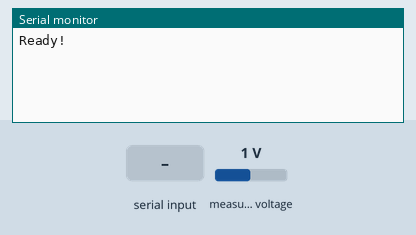
This sketch was run on a simulated Arduino Uno, built with avr-gcc and run on an emulated ATmega328P. Parts: the last lines printed to the serial monitor. Inputs (shaded band) come from the test bench; at power-on: measured voltage 1 V.

Above: at 1.2 s.
1.3 s: "?" received over Serial
At 2.5 s:
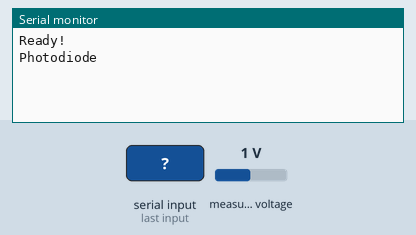
2.8 s: "v" received over Serial
At 4.0 s:
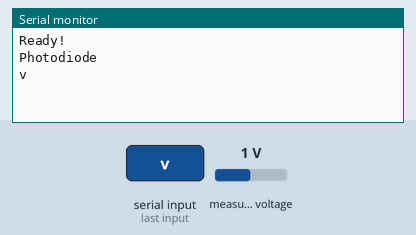
4.3 s: "w" received over Serial
At 5.5 s:
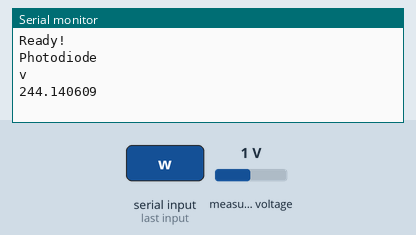

The sketch:

Photodiode.ino
```cpp
// Photodiode + TIA + ADC
// Version 11.09.2022
//
// (C) Serhiy Kobyakov


//
//  |ADS1220 pin label| Pin Function         |Arduino Connection|
//  |-----------------|:--------------------:|-----------------:|
//  | DRDY            | Data ready Output pin|  D6              |
//  | MISO            | Slave Out            |  D12             |
//  | MOSI            | Slave In             |  D11             |
//  | SCLK            | Serial Clock         |  D13             |
//  | CS              | Chip Select          |  D7              |
//  | DVDD            | Digital VDD          |  -               |
//  | DGND            | Digital Gnd          |  Gnd             |
//  | AN0-AN3         | Analog Input         |  -               |
//  | AVDD            | Analog VDD           |  -               |
//  | AGND            | Analog Gnd           |  -               |
//

#include <stdint.h>
#include <Protocentral_ADS1220.h>
#include <SPI.h>

#define precis 6 // how many numbers after decimal separator I want to print

// TIA
#define Rf 10690000.0 // Rc in TIA (~10M)

// ADC
#define VREF 5.0
float Vref = VREF;
#define VFSR VREF/PGA
#define FSR (((long int)1<<23)-1)
#define ADS1220_CS_PIN    7
#define ADS1220_DRDY_PIN  6

Protocentral_ADS1220 pc_ads1220;
int32_t adc_data;
float Sum = 0.0f;
int32_t lastVal = 0;
int32_t tmpVal = 0;
float Res = 0.0f;
long counter = 0;
bool Measure = false;


void setup() {
  pinMode(ADS1220_DRDY_PIN, INPUT_PULLUP);

  Serial.begin(115200);

  pc_ads1220.begin(ADS1220_CS_PIN,ADS1220_DRDY_PIN);
  pc_ads1220.set_data_rate(DR_20SPS);
  pc_ads1220.set_pga_gain(PGA_GAIN_1);
  pc_ads1220.PGA_OFF();
  pc_ads1220.select_mux_channels(MUX_SE_CH2);
  pc_ads1220.writeRegister(0x02, B11010000);
// AABBCDDD
// AA: Voltage reference selection
//    00 Internal 2.048-V reference selected (default)
//    01 External reference selected using dedicated REFP0 and REFN0 inputs
//    10 External reference selected using AIN0/REFP1 and AIN3/REFN1 inputs
//    11 Analog supply (AVDD – AVSS) used as reference
//
// BB: FIR filter configuration
//    00 No 50-Hz or 60-Hz rejection (default)
//    01 Simultaneous 50-Hz and 60-Hz rejection
//    10 50-Hz rejection only
//    11 60-Hz rejection only
//
// C: Low-side power switch configuration
//    0 : Switch is always open (default)
//    1 : Switch automatically closes when the START/SYNC command is sent
//      and opens when the POWERDOWN command is issued
//
// DDD: IDAC current setting
//    000: Off (default)
//

  pc_ads1220.set_conv_mode_continuous();          //Set continuous conversion mode
  delay(25);
  pc_ads1220.Read_Data_Samples();  // read the first value which is "-1"

  delay(20);
  Serial.println("Ready!"); // Use it for boards with non-native USB ports
}


void setGain() {
  delay(5);
  if (Serial.available() > 0) {
    char newGain = (char)Serial.read();
    delay(20);
    switch (newGain) {
     case '1':
       pc_ads1220.set_pga_gain(PGA_GAIN_1);
       pc_ads1220.PGA_OFF();
       pc_ads1220.writeRegister(0x02, B11010000);
       Vref = VREF;
       Serial.println("1");
       break;

     case '2':
       pc_ads1220.set_pga_gain(PGA_GAIN_2);
       pc_ads1220.PGA_OFF();
       pc_ads1220.writeRegister(0x02, B11010000);
       Vref = VREF/2;
       Serial.println("2");
       break;

     case '4':
       pc_ads1220.set_pga_gain(PGA_GAIN_4);
       pc_ads1220.PGA_OFF();
       pc_ads1220.writeRegister(0x02, B11010000);
       Vref = VREF/4;
       Serial.println("4");
       break;

     default:
       Serial.println("0");
       break;
    }
  }
}


void loop() {
 if (Serial.available() > 0 ) {
  char char_in = (char)Serial.read();

  switch (char_in) {
// "?" - identification
    case '?':
        //delay(4);
        Serial.println("Photodiode");
        break;

// "v" - start gathering values into Sum
    case 'v':
        Measure = true;
        Sum = (float)(lastVal);
        counter = 1;
        Serial.println("v");
        break;

// "w" - stop gathering values and report
    case 'w':
        if (Measure) {
          Measure = false;
          Res = (float)((Sum*Vref*100)/FSR);
          counter = 0;
          Sum = 0.0f;
        }
        else {
          Res = (float)((lastVal*Vref*100)/FSR);
        }
        Serial.println(Res, precis);
        break;

// "A" - get FSR
    case 'A':
        Serial.println(FSR);
        break;

// "R" - get Resistance value
    case 'R':
        Serial.println(Rf);
        break;

// "V" - get Vref
    case 'V':
        Serial.println(Vref, precis);
        break;

// "g" - gain
    case 'g':
        setGain();
        break;

    default:
        break;
  }
 }

 tmpVal = pc_ads1220.Read_WaitForData();
 if (tmpVal > 0) {
   lastVal=tmpVal;
   if (Measure) {
     Sum = Sum + ((float)lastVal - Sum)/counter;
     counter++;
   }
 }


} // end of main loop
```

Measured:
- after the input at 1.3 s, the serial monitor: prints a new line at once (image 1)
- after the input at 2.8 s, the serial monitor: prints a new line at once (image 2)
- after the input at 4.3 s, the serial monitor: prints a new line at once (image 3)
